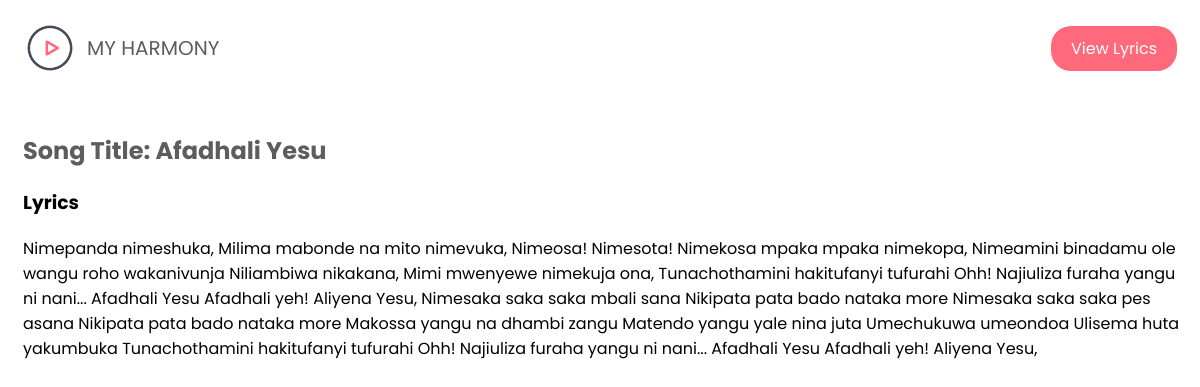
The app's page /song-details.php?id=6 with its own data.
### tables this page shows
CREATE TABLE `songs` (
  `id` int(11) NOT NULL,
  `album_id` int(11) DEFAULT NULL,
  `title` varchar(255) NOT NULL,
  `lyrics` text DEFAULT NULL
);

### src/song-details.php (the view, shortened to what this page needs)
<?php
$config = include 'config.php';
$host = $config['DB_HOST'];
$username = $config['DB_USER'];
$password = $config['DB_PASSWORD'];
$database = $config['DB_DATABASE'];
$conn = new mysqli($host, $username, $password, $database);
if (isset($_GET['id'])) {
    $id = $_GET['id'];
    $result = $conn->query("SELECT * FROM songs WHERE id=$id");
    $song = $result->fetch_assoc();
} else {
    header('Location: index.php');
    exit();
}
?>
<!DOCTYPE html>
<html lang="en">
<head>
    <link rel="stylesheet" href="./assets/css/main.css">
</head>
<body>
    <div class="landing-page">
        <header id="navbar">
            <div class="container">
                <a href="./index.php" class="logo"><img src="./assets/images/favicon.ico" alt="logo">My Harmony</a>
                <ul class="links">
                    <a href="#lyrics">
                        <li>View Lyrics</li>
                    </a>
                </ul>
            </div>
        </header>
    </div>
    <section id="lyrics" class="details container">
        <h2>Song Title:
            <?php echo isset($song['title']) ? $song['title'] : 'Title not Available'; ?>
        </h2>
        <h3>Lyrics</h3>
        <p>
            <?php
            if (isset($song['lyrics'])) {
                $lyricsArray = array_map('trim', explode(", ", $song['lyrics']));
                $formattedLyrics = implode("<br>", $lyricsArray);
                echo $formattedLyrics;
            } else {
                echo 'Lyrics not Available';
            }
            ?>
        </p>
    </section>
</body>
</html>

### src/assets/css/main.css (style rules this page uses)
body { font-family: 'Poppins', sans-serif; }
a { text-decoration: none; }
ul { list-style: none; padding: 0; margin: 0; }
.container { padding-left: 15px; padding-right: 15px; margin-left: auto; margin-right: auto; }
@media (min-width: 768px) { .container { width: 750px; } }
@media (min-width: 992px) { .container { width: 970px; } }
@media (min-width: 1200px) { .container { width: 1170px; } }
.landing-page header { min-height: 80px; display: flex; }
.logo { display: flex; align-items: center; text-decoration: none; }
.logo img { height: 54px; width: 54px; margin-right: 10px; }
.landing-page header .container { display: flex; align-items: center; justify-content: space-between; }
.landing-page header .logo { color: #5d5d5d; text-transform: uppercase; font-size: 20px; }
.landing-page header .links { display: flex; align-items: center; }
.landing-page header .links li { margin-left: 30px; color: #5d5d5d; cursor: pointer; transition: .3s; }
.landing-page header .links li:last-child { border-radius: 20px; padding: 10px 20px; color: #FFF; background-color: #FF697B; }
.details { height: 100vh; padding-top: 25px; }
.details h2 { color: #5d5d5d; }

### records on screen
songs: title "Afadhali Yesu", lyrics "Nimepanda nimeshuka, Milima mabonde na mito nimevuka, Nimeosa! Nimesota! Nimekosa mpaka mpaka nimekopa, Nimeamini binadamu ole wangu roho wakanivunja Niliambiwa nikakana, Mimi mwenyewe nimekuja ona, Tunachothamini hakitufanyi tufurahi Ohh! Najiuliza furaha yangu ni nani... Afadhali Yesu Afadhali yeh! Aliyena Yesu, Nimesaka saka saka mbali sana Nikipata pata bado nataka more Nimesaka saka saka pes asana Nikipata pata bado nataka more Makossa yangu na dhambi zangu Matendo yangu yale nina juta Umechukuwa umeondoa Ulisema huta yakumbuka Tunachothamini hakitufanyi tufurahi Ohh! Najiuliza furaha yangu ni nani... Afadhali Yesu Afadhali yeh! Aliyena Yesu,"
